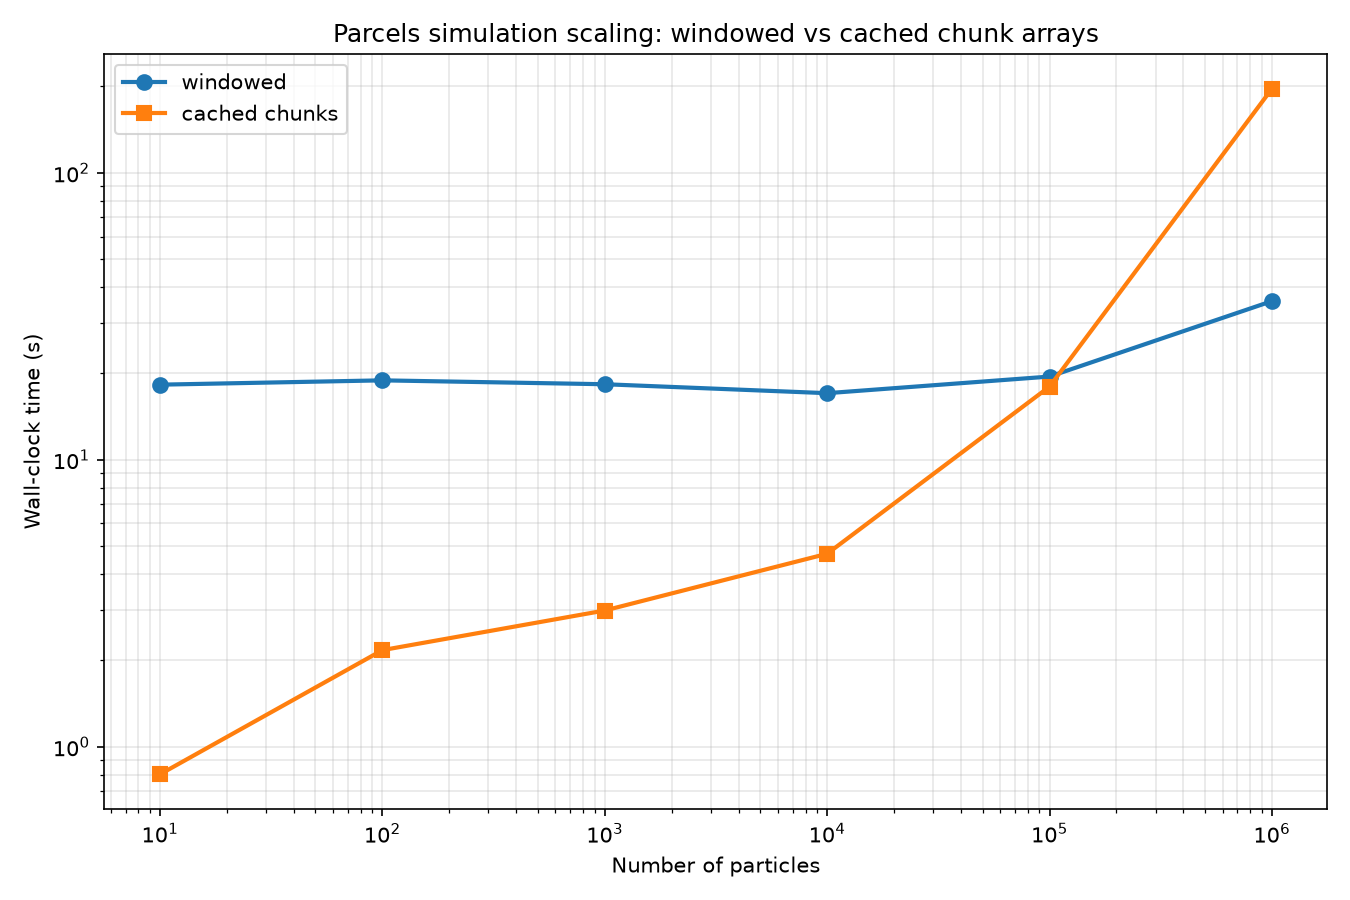

The script that saved this image:
"""Benchmark: plain dask vs windowed arrays vs cached chunk arrays.

Scales particle count from 10 to 1,000,000 on ds_2d_left_agrid.zarr.
"""

import time as time_mod

import matplotlib.pyplot as plt
import numpy as np
import xarray as xr

import parcels
import parcels._sgrid as sgrid


def make_fieldset(ds: xr.Dataset) -> parcels.FieldSet:
    """Build a FieldSet from the 2D left A-grid zarr dataset."""
    ds = ds.copy()
    ds["lon"].attrs["units"] = "m"
    ds["lat"].attrs["units"] = "m"
    ds = ds.pipe(
        sgrid._attach_sgrid_metadata,
        sgrid.SGrid2DMetadata(
            cf_role="grid_topology",
            topology_dimension=2,
            node_dimensions=("XG", "YG"),
            node_coordinates=("lon", "lat"),
            face_dimensions=(
                sgrid.FaceNodePadding("XC", "XG", sgrid.Padding.LOW),
                sgrid.FaceNodePadding("YC", "YG", sgrid.Padding.LOW),
            ),
            vertical_dimensions=(sgrid.FaceNodePadding("ZC", "ZG", sgrid.Padding.LOW),),
        ),
    )
    return parcels.FieldSet.from_sgrid_conventions(
        ds,
        vector_fields={"UV": ("U_A_grid", "V_A_grid")},
        skip_field_data_validation=True,
    )


def delete_on_boundary(particles, fieldset):
    """Delete particles that hit the boundary instead of erroring."""
    particles.state = np.where(
        particles.state == parcels.StatusCode.ErrorOutOfBounds,
        parcels.StatusCode.Delete,
        particles.state,
    )


def run_simulation(fieldset, ds, npart):
    """Run a simulation and return elapsed time in seconds."""
    np.random.seed(42)
    pset = parcels.ParticleSet(
        fieldset=fieldset,
        pclass=parcels.Particle,
        t=np.full(npart, ds.time.values[0]),
        z=np.full(npart, 1),
        y=np.random.uniform(1.0, 5.0, npart),
        x=np.random.uniform(1.0, 5.0, npart),
    )

    t0 = time_mod.perf_counter()
    pset.execute(
        [parcels.kernels.AdvectionRK2, delete_on_boundary],
        runtime=np.timedelta64(100, "ms"),
        dt=np.timedelta64(10, "ms"),
    )
    return time_mod.perf_counter() - t0


def main():
    zarr_path = "./datasets/ds_2d_left_agrid.zarr"
    particle_counts = [10, 100, 1_000, 10_000, 100_000, 1_000_000]

    print(f"Loading dataset from {zarr_path}")
    ds = xr.open_zarr(zarr_path, consolidated=False)
    print(f"  shape: {dict(ds.dims)}")
    print(f"  chunks: U_A_grid {ds['U_A_grid'].encoding.get('chunks', 'N/A')}")

    # methods = {
    #     "plain dask": lambda ds: make_fieldset(ds),
    # }
    methods = {
        "windowed": lambda ds: make_fieldset(ds).to_windowed_arrays(),
        "cached chunks": lambda ds: make_fieldset(ds).to_chunk_cached_arrays(),
    }

    results = {name: [] for name in methods}

    for npart in particle_counts:
        print(f"\n--- {npart:,} particles ---")
        for name, build_fn in methods.items():
            fieldset = build_fn(ds)
            elapsed = run_simulation(fieldset, ds, npart)
            results[name].append(elapsed)
            print(f"  {name}: {elapsed:.3f}s")

    # --- Print results table ---
    print("\n" + "=" * 60)
    print("Results summary")
    print("=" * 60)
    header = f"{'N particles':>12s}"
    for name in methods:
        header += f"  {name:>15s}"
    print(header)
    print("-" * len(header))
    for i, npart in enumerate(particle_counts):
        row = f"{npart:>12,d}"
        for name in methods:
            row += f"  {results[name][i]:>14.3f}s"
        print(row)

    # --- Plot ---
    fig, ax = plt.subplots(figsize=(9, 6))
    markers = ["o", "s", "^", "D"]
    for j, (name, times) in enumerate(results.items()):
        ax.loglog(
            particle_counts,
            times,
            marker=markers[j % len(markers)],
            linewidth=2,
            markersize=7,
            label=name,
        )

    ax.set_xlabel("Number of particles")
    ax.set_ylabel("Wall-clock time (s)")
    ax.set_title("Parcels simulation scaling: windowed vs cached chunk arrays")
    ax.legend()
    ax.grid(True, which="both", alpha=0.3)
    fig.tight_layout()
    fig.savefig("benchmark_chunk_cache.png", dpi=150)
    print("\nPlot saved to benchmark_chunk_cache.png")
    plt.show()


if __name__ == "__main__":
    main()
